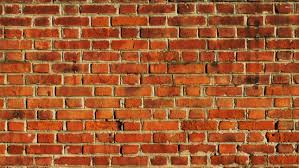
#> input picture cv_api/brick.jpeg, 299 x 168 px
$ python sobel_and_laplacian.py --image brick.jpeg   (older library calls are emulated)
#> lines starting #> are read from the running program, lines starting #| are printed output that depends on the picture
import numpy as np
import argparse
import cv2

ap = argparse.ArgumentParser()
ap.add_argument('-avi','--image', help = 'this is help')
args= vars(ap.parse_args())


image = cv2.imread(args['image'])
#> image is the input picture: shape (168, 299, 3); mean B, G, R 48.1, 89.1, 161.5
image = cv2.cvtColor(image,cv2.COLOR_BGR2GRAY)
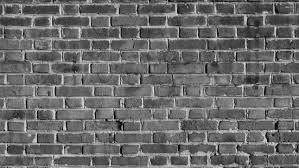
#> image: shape (168, 299); min 6, max 237, mean 106.1
#cv2.imshow('image',image)


lap = cv2.Laplacian(image, cv2.CV_64F)
lap = np.uint8(np.absolute(lap))
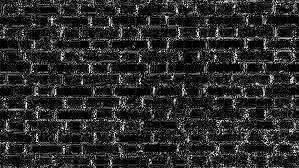
#> lap: shape (168, 299); min 0, max 255, mean 43.4
#cv2.imshow('laplaceian',lap)
#cv2.waitKey(0)

sobelX = cv2.Sobel(image, cv2.CV_64F, 1, 0)
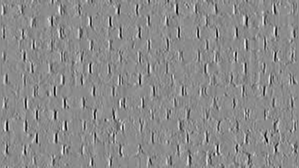
#> sobelX: shape (168, 299) float64; min -790, max 659, mean -0.1; drawn with min black and max white
sobelY = cv2.Sobel(image, cv2.CV_64F, 0, 1)
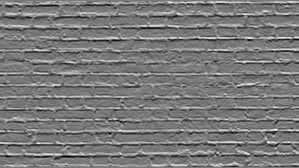
#> sobelY: shape (168, 299) float64; min -535, max 590, mean 2.5; drawn with min black and max white

sobelX = np.uint8(np.absolute(sobelX))
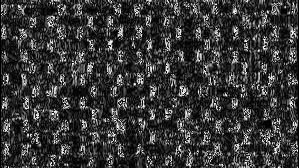
#> sobelX: shape (168, 299); min 0, max 255, mean 55.1
sobelY = np.uint8(np.absolute(sobelY))
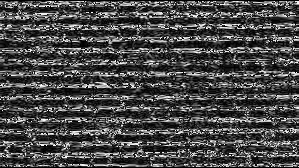
#> sobelY: shape (168, 299); min 0, max 255, mean 70.7

sobelCombined = cv2.bitwise_or(sobelX, sobelY)
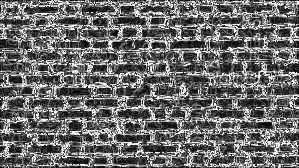
#> sobelCombined: shape (168, 299); min 0, max 255, mean 106.3

cv2.imshow("SobelX",sobelX)
cv2.imshow("SobelY",sobelY)
cv2.imshow("Sobel Combined",sobelCombined)
cv2.waitKey(0)
